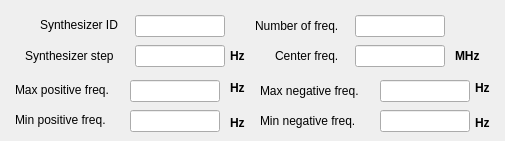
      <widget class="QWidget" name="roach3">
       <attribute name="title">
        <string>ROACH 3</string>
       </attribute>
       <widget class="QLineEdit" name="lineEdit_50">
        <property name="geometry">
         <rect>
          <x>380</x>
          <y>110</y>
          <width>90</width>
          <height>22</height>
         </rect>
        </property>
        <property name="font">
         <font>
          <pointsize>9</pointsize>
         </font>
        </property>
       </widget>
       <widget class="QLabel" name="label_75">
        <property name="geometry">
         <rect>
          <x>260</x>
          <y>110</y>
          <width>111</width>
          <height>21</height>
         </rect>
        </property>
        <property name="font">
         <font>
          <pointsize>9</pointsize>
         </font>
        </property>
        <property name="text">
         <string>Min negative freq.</string>
        </property>
       </widget>
       <widget class="QLineEdit" name="lineEdit_51">
        <property name="geometry">
         <rect>
          <x>135</x>
          <y>45</y>
          <width>90</width>
          <height>22</height>
         </rect>
        </property>
        <property name="font">
         <font>
          <pointsize>9</pointsize>
         </font>
        </property>
       </widget>
       <widget class="QLineEdit" name="lineEdit_52">
        <property name="geometry">
         <rect>
          <x>135</x>
          <y>15</y>
          <width>90</width>
          <height>22</height>
         </rect>
        </property>
        <property name="font">
         <font>
          <pointsize>9</pointsize>
         </font>
        </property>
       </widget>
       <widget class="QLabel" name="label_76">
        <property name="geometry">
         <rect>
          <x>230</x>
          <y>115</y>
          <width>21</width>
          <height>16</height>
         </rect>
        </property>
        <property name="font">
         <font>
          <pointsize>9</pointsize>
          <weight>75</weight>
          <bold>true</bold>
         </font>
        </property>
        <property name="text">
         <string>Hz</string>
        </property>
       </widget>
       <widget class="QLabel" name="label_77">
        <property name="geometry">
         <rect>
          <x>275</x>
          <y>45</y>
          <width>71</width>
          <height>21</height>
         </rect>
        </property>
        <property name="font">
         <font>
          <pointsize>9</pointsize>
         </font>
        </property>
        <property name="text">
         <string>Center freq.</string>
        </property>
       </widget>
       <widget class="QLabel" name="label_78">
        <property name="geometry">
         <rect>
          <x>25</x>
          <y>45</y>
          <width>111</width>
          <height>21</height>
         </rect>
        </property>
        <property name="font">
         <font>
          <pointsize>9</pointsize>
         </font>
        </property>
        <property name="text">
         <string>Synthesizer step</string>
        </property>
       </widget>
       <widget class="QLineEdit" name="lineEdit_53">
        <property name="geometry">
         <rect>
          <x>355</x>
          <y>15</y>
          <width>90</width>
          <height>22</height>
         </rect>
        </property>
        <property name="font">
         <font>
          <pointsize>9</pointsize>
         </font>
        </property>
       </widget>
       <widget class="QLabel" name="label_79">
        <property name="geometry">
         <rect>
          <x>475</x>
          <y>80</y>
          <width>21</width>
          <height>16</height>
         </rect>
        </property>
        <property name="font">
         <font>
          <pointsize>9</pointsize>
          <weight>75</weight>
          <bold>true</bold>
         </font>
        </property>
        <property name="text">
         <string>Hz</string>
        </property>
       </widget>
       <widget class="QLabel" name="label_80">
        <property name="geometry">
         <rect>
          <x>40</x>
          <y>15</y>
          <width>111</width>
          <height>20</height>
         </rect>
        </property>
        <property name="font">
         <font>
          <pointsize>9</pointsize>
         </font>
        </property>
        <property name="text">
         <string>Synthesizer ID</string>
        </property>
       </widget>
       <widget class="QLineEdit" name="lineEdit_54">
        <property name="geometry">
         <rect>
          <x>355</x>
          <y>45</y>
          <width>90</width>
          <height>22</height>
         </rect>
        </property>
        <property name="font">
         <font>
          <pointsize>9</pointsize>
         </font>
        </property>
       </widget>
       <widget class="QLabel" name="label_81">
        <property name="geometry">
         <rect>
          <x>455</x>
          <y>45</y>
          <width>31</width>
          <height>21</height>
         </rect>
        </property>
        <property name="font">
         <font>
          <pointsize>9</pointsize>
          <weight>75</weight>
          <bold>true</bold>
         </font>
        </property>
        <property name="text">
         <string>MHz</string>
        </property>
       </widget>
       <widget class="QLabel" name="label_82">
        <property name="geometry">
         <rect>
          <x>260</x>
          <y>80</y>
          <width>111</width>
          <height>21</height>
         </rect>
        </property>
        <property name="font">
         <font>
          <pointsize>9</pointsize>
         </font>
        </property>
        <property name="text">
         <string>Max negative freq.</string>
        </property>
       </widget>
       <widget class="QLabel" name="label_83">
        <property name="geometry">
         <rect>
          <x>15</x>
          <y>110</y>
          <width>111</width>
          <height>20</height>
         </rect>
        </property>
        <property name="font">
         <font>
          <pointsize>9</pointsize>
         </font>
        </property>
        <property name="text">
         <string>Min positive freq.</string>
        </property>
       </widget>
       <widget class="QLabel" name="label_84">
        <property name="geometry">
         <rect>
          <x>230</x>
          <y>80</y>
          <width>21</width>
          <height>16</height>
         </rect>
        </property>
        <property name="font">
         <font>
          <pointsize>9</pointsize>
          <weight>75</weight>
          <bold>true</bold>
         </font>
        </property>
        <property name="text">
         <string>Hz</string>
        </property>
       </widget>
       <widget class="QLabel" name="label_85">
        <property name="geometry">
         <rect>
          <x>230</x>
          <y>45</y>
          <width>21</width>
          <height>21</height>
         </rect>
        </property>
        <property name="font">
         <font>
          <pointsize>9</pointsize>
          <weight>75</weight>
          <bold>true</bold>
         </font>
        </property>
        <property name="text">
         <string>Hz</string>
        </property>
       </widget>
       <widget class="QLabel" name="label_86">
        <property name="geometry">
         <rect>
          <x>255</x>
          <y>15</y>
          <width>101</width>
          <height>21</height>
         </rect>
        </property>
        <property name="font">
         <font>
          <pointsize>9</pointsize>
         </font>
        </property>
        <property name="text">
         <string>Number of freq.</string>
        </property>
       </widget>
       <widget class="QLabel" name="label_87">
        <property name="geometry">
         <rect>
          <x>15</x>
          <y>80</y>
          <width>111</width>
          <height>20</height>
         </rect>
        </property>
        <property name="font">
         <font>
          <pointsize>9</pointsize>
         </font>
        </property>
        <property name="text">
         <string>Max positive freq.</string>
        </property>
       </widget>
       <widget class="QLabel" name="label_88">
        <property name="geometry">
         <rect>
          <x>475</x>
          <y>115</y>
          <width>21</width>
          <height>16</height>
         </rect>
        </property>
        <property name="font">
         <font>
          <pointsize>9</pointsize>
          <weight>75</weight>
          <bold>true</bold>
         </font>
        </property>
        <property name="text">
         <string>Hz</string>
        </property>
       </widget>
       <widget class="QLineEdit" name="lineEdit_55">
        <property name="geometry">
         <rect>
          <x>380</x>
          <y>80</y>
          <width>90</width>
          <height>22</height>
         </rect>
        </property>
        <property name="font">
         <font>
          <pointsize>9</pointsize>
         </font>
        </property>
       </widget>
       <widget class="QLineEdit" name="lineEdit_56">
        <property name="geometry">
         <rect>
          <x>130</x>
          <y>110</y>
          <width>90</width>
          <height>22</height>
         </rect>
        </property>
        <property name="font">
         <font>
          <pointsize>9</pointsize>
         </font>
        </property>
       </widget>
       <widget class="QLineEdit" name="lineEdit_57">
        <property name="geometry">
         <rect>
          <x>130</x>
          <y>80</y>
          <width>90</width>
          <height>22</height>
         </rect>
        </property>
        <property name="font">
         <font>
          <pointsize>9</pointsize>
         </font>
        </property>
       </widget>
      </widget>
